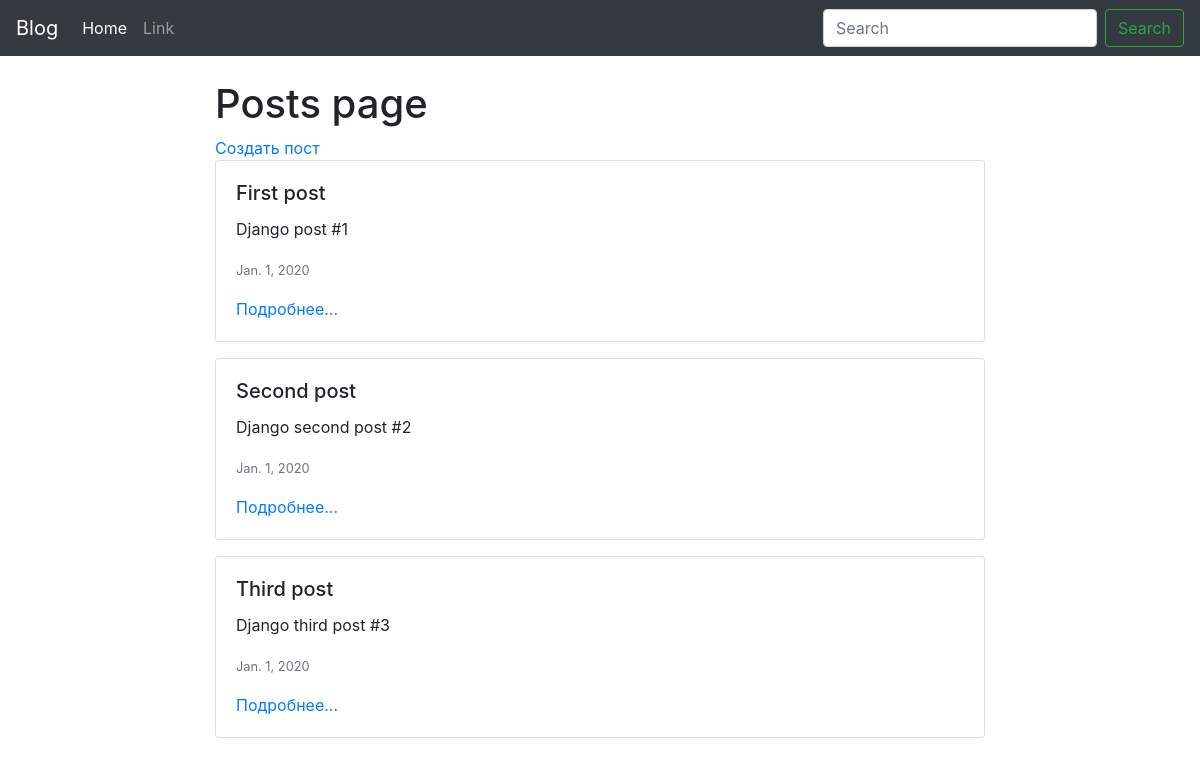
/blog/, run on an earlier commit of the app's database.
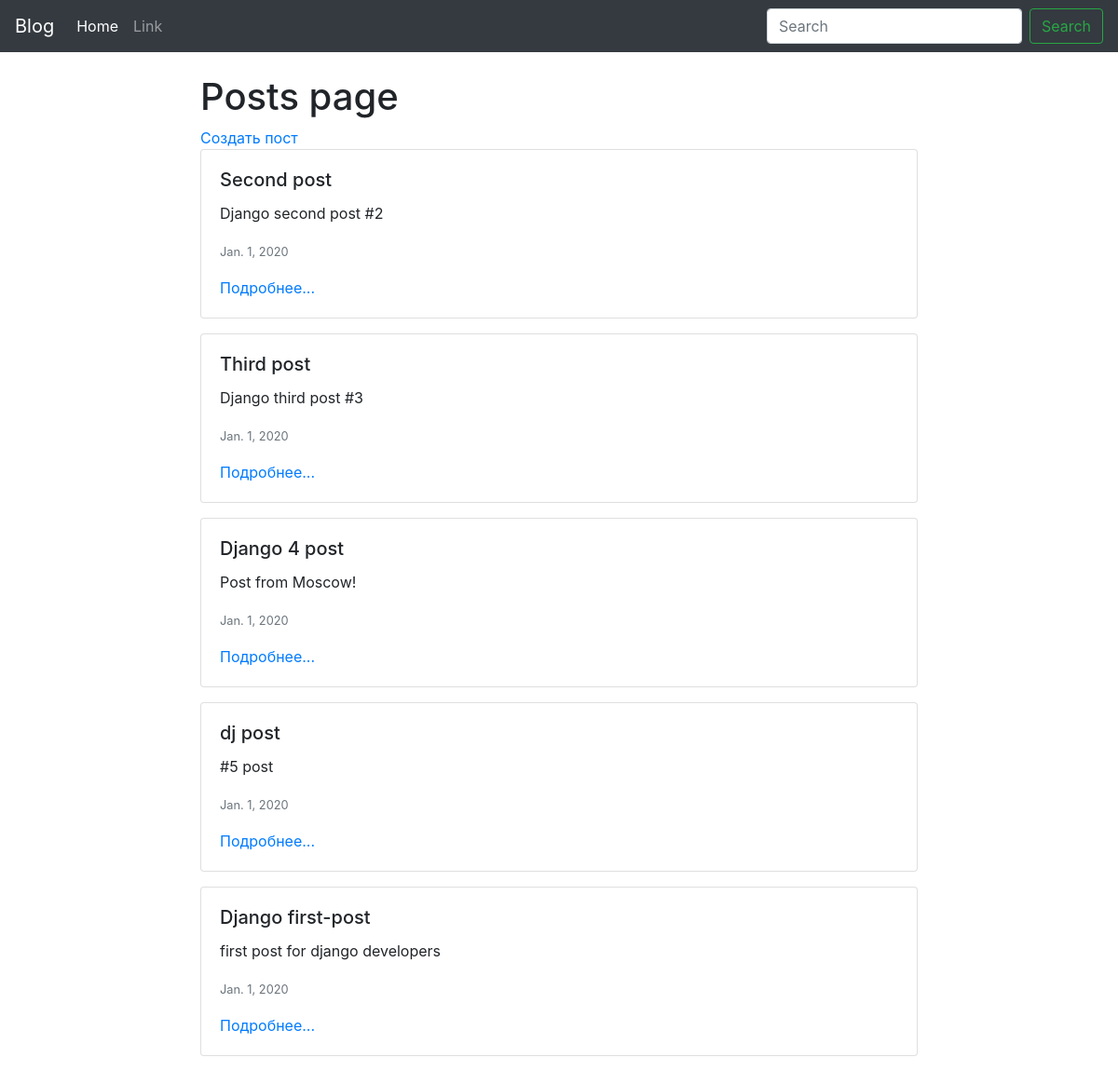
And on a later commit of the database.
### blog/models.py (models this page shows, shortened)
class Post(models.Model):
	title = models.CharField(max_length=100, unique=True, db_index=True)
	body = models.TextField(db_index=True, blank=True)
	date_pub = models.DateField(auto_now_add=True, blank=True, null=True)

### blog/views.py (the view)
# urls.py: path("", HomePage.as_view(), name="home_page"),
class HomePage(TemplateView):
	template_name = "blog/home.html"
	def get_context_data(self, *args, **kwargs):
		context = super(HomePage, self).get_context_data(*args, **kwargs)
		posts = Post.objects.all()
		context['active'] = "home"
		context['posts'] = posts
		return context

### blog/templates/blog/home.html (shortened to what this page needs)
{% extends "blog/base_app.html" %}
{% block content %}
	<h1 class="mt-4">Posts page</h1>
	<a href="{% url 'create_page' %}">Создать пост</a>
	{% for post in posts %}
		<div class="card mb-3">
			<div class="card-body">
				<h5 class="card-title">{{ post.title }}</h5>
				<p class="card-text">{{ post.body }}</p>
				<p class="card-text"><small class="text-muted">{{ post.date_pub }}</small></p>
				<a href="{% url 'detail_page' id=post.id %}">Подробнее...</a>
			</div>
		</div>
	{% endfor %}
{% endblock %}

### blog/templates/blog/base_app.html
{% extends "base.html" %}

### templates/base.html (shortened to what this page needs)
<!DOCTYPE html>
<html lang="en">
<head>
	<link rel="stylesheet" href="https://stackpath.bootstrapcdn.com/bootstrap/4.4.1/css/bootstrap.min.css">
</head>
<body>
	<nav class="navbar navbar-expand-lg navbar-dark bg-dark">
		<a class="navbar-brand" href="#">Blog</a>
		<div class="collapse navbar-collapse" id="navbarSupportedContent">
			<ul class="navbar-nav mr-auto">
				<li class="nav-item {% if active == 'home' %} active {% endif %}">
					<a class="nav-link" href="{% url 'home_page' %}">Home <span class="sr-only">(current)</span></a>
				</li>
				<li class="nav-item">
					<a class="nav-link" href="#">Link</a>
				</li>
			</ul>
			<form class="form-inline my-2 my-lg-0">
				<input class="form-control mr-sm-2" type="search" placeholder="Search" aria-label="Search">
				<button class="btn btn-outline-success my-2 my-sm-0" type="submit">Search</button>
			</form>
		</div>
	</nav>
	<div class="container col-8">
		{% block content %}
		{% endblock %}
	</div>
</body>
</html>

What changed in the data, as far as the page shows it:
removed Post: title "First post", body "Django post #1", date_pub "Jan. 1, 2020"
added Post: title "Django 4 post", body "Post from Moscow!", date_pub "Jan. 1, 2020"
added Post: title "dj post", body "#5 post", date_pub "Jan. 1, 2020"
added Post: title "Django first-post", body "first post for django developers", date_pub "Jan. 1, 2020"
